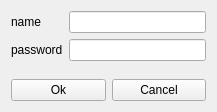
<?xml version="1.0" encoding="UTF-8"?>
<ui version="4.0">
 <class>Form</class>
 <widget class="QWidget" name="Form">
  <property name="geometry">
   <rect>
    <x>0</x>
    <y>0</y>
    <width>217</width>
    <height>112</height>
   </rect>
  </property>
  <property name="windowTitle">
   <string>Form</string>
  </property>
  <layout class="QVBoxLayout" name="verticalLayout">
   <item>
    <layout class="QFormLayout" name="formLayout">
     <item row="0" column="0">
      <widget class="QLabel" name="label">
       <property name="text">
        <string>name</string>
       </property>
      </widget>
     </item>
     <item row="1" column="0">
      <widget class="QLabel" name="label_2">
       <property name="text">
        <string>password</string>
       </property>
      </widget>
     </item>
     <item row="0" column="1">
      <widget class="QLineEdit" name="name"/>
     </item>
     <item row="1" column="1">
      <widget class="QLineEdit" name="password">
       <property name="maxLength">
        <number>40</number>
       </property>
       <property name="echoMode">
        <enum>QLineEdit::Password</enum>
       </property>
      </widget>
     </item>
    </layout>
   </item>
   <item>
    <layout class="QHBoxLayout" name="horizontalLayout">
     <item>
      <widget class="QPushButton" name="ok">
       <property name="text">
        <string>Ok</string>
       </property>
      </widget>
     </item>
     <item>
      <widget class="QPushButton" name="cancel">
       <property name="text">
        <string>Cancel</string>
       </property>
      </widget>
     </item>
    </layout>
   </item>
  </layout>
 </widget>
 <resources/>
 <connections/>
</ui>
